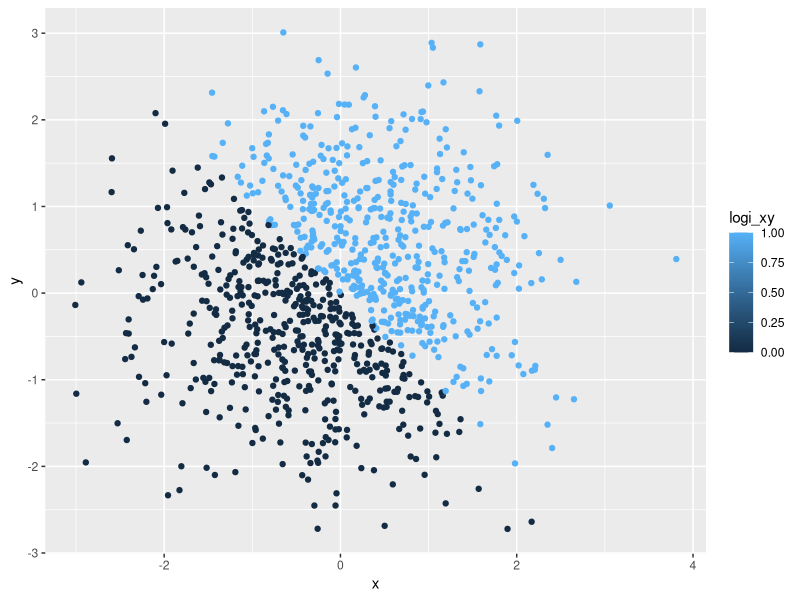

Recreate this plot in R.
## ---- chunk 1
set.seed(1)
random_sample = runif(10,0,5)
logic_random_sample = random_sample > 2
char_vec = unlist(strsplit("mynameisYL",""))
fac_char_vec = factor(char_vec, labels = c(1:9))

first_data = cbind(random_sample,logic_random_sample,char_vec,fac_char_vec)
mean_first_data = colMeans(apply(first_data,2,as.numeric))
print(mean_first_data)
## ---- chunk 2
set.seed(1)
x = rnorm(1000)

set.seed(2)
y = rnorm(1000)

logi_xy = (x + y > 0)
num_logi_xy = as.numeric(logi_xy)
fac_num_logi = as.factor(num_logi_xy)

second_data = cbind(x, y , logi_xy , num_logi_xy , fac_num_logi)
## ---- chunk 3
library(ggplot2)
ggplot(data.frame(second_data), aes(x = x, y = y, color = logi_xy)) + geom_point()
